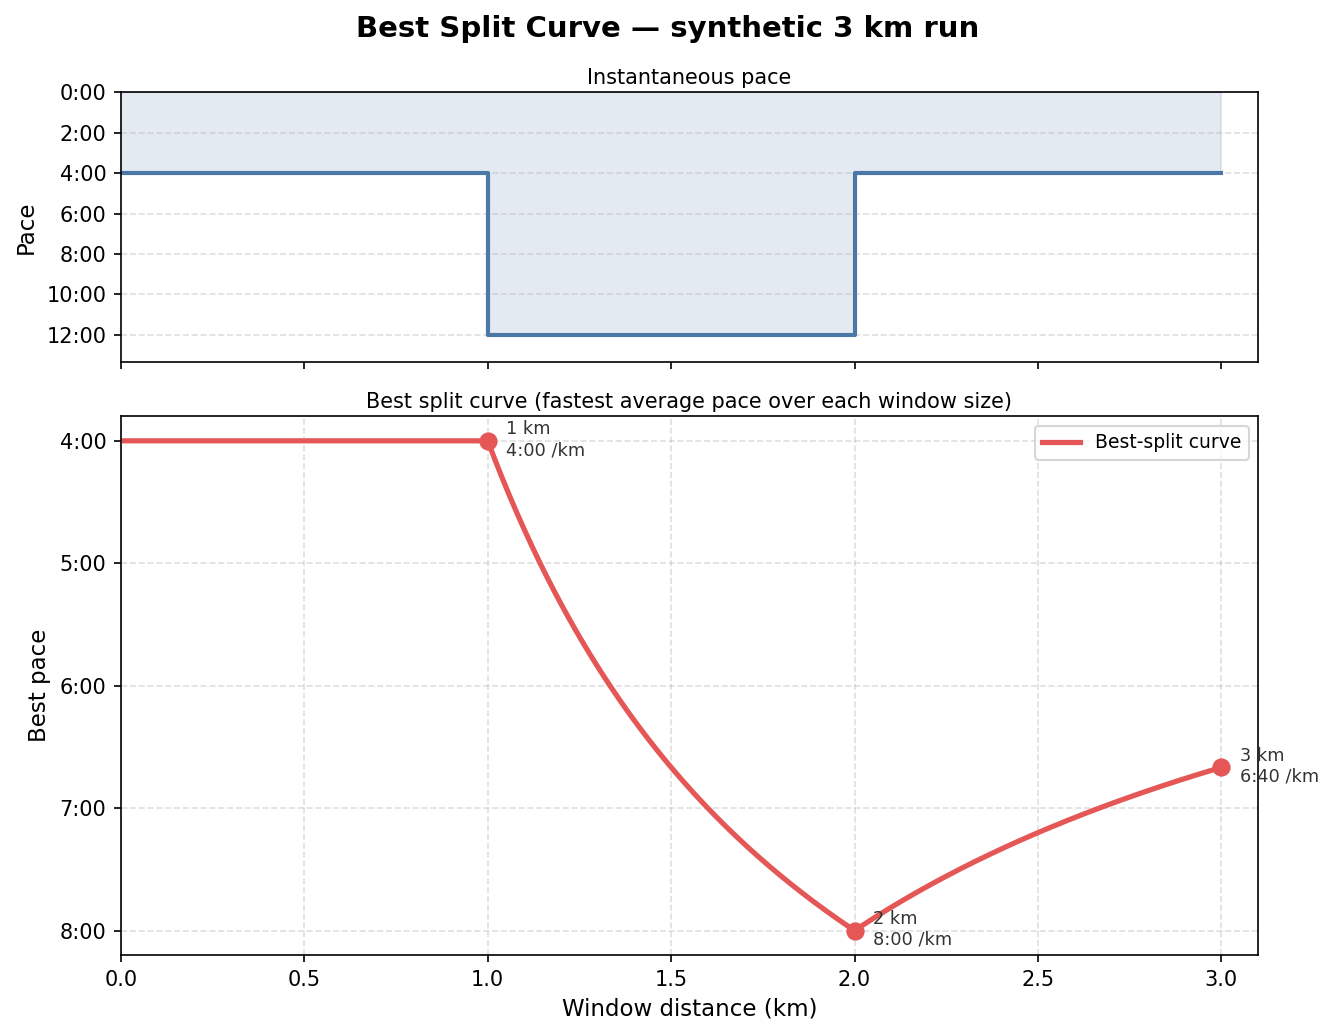

Write Python code to recreate this figure.
"""
Best split curve demo.

Simulates a 3 km run with the pace profile:
  km 0–1 :  4 min/km
  km 1–2 : 12 min/km
  km 2–3 :  4 min/km

Implements the same algorithm as lib/analysis/bestSplit.ts to produce a
best-split curve (fastest average pace over every possible window distance),
then plots it together with the instantaneous pace profile.
"""

import math
import matplotlib.pyplot as plt
import matplotlib.ticker as ticker
import numpy as np

# ---------------------------------------------------------------------------
# 1. Build the synthetic GPS stream (distance in metres, time in seconds)
# ---------------------------------------------------------------------------

STEP = 10  # metres between stream samples

SEGMENTS = [
    (1_000, 4 * 60),   # 1 km at 4 min/km → 240 s/km
    (1_000, 12 * 60),  # 1 km at 12 min/km → 720 s/km
    (1_000, 4 * 60),   # 1 km at 4 min/km → 240 s/km
]

distances = [0.0]
times = [0.0]

for seg_len, pace_s_per_km in SEGMENTS:
    pace_s_per_m = pace_s_per_km / 1_000
    n_steps = seg_len // STEP
    for _ in range(n_steps):
        distances.append(distances[-1] + STEP)
        times.append(times[-1] + STEP * pace_s_per_m)

distances = np.array(distances, dtype=float)
times = np.array(times, dtype=float)


# ---------------------------------------------------------------------------
# 2. Best split curve — faithful port of computeBestSplitCurve in TypeScript
# ---------------------------------------------------------------------------

def compute_best_split_curve(distance, time):
    """
    For each window size w (sampled at stream resolution, capped to 500 sizes),
    find the minimum average pace (s/km) over any contiguous block of w metres.
    Returns (window_distances, best_paces) both in metres / s per km.
    """
    n = len(distance)
    if n < 2 or distance[-1] - distance[0] < 1:
        return [], []

    total_dist = distance[-1] - distance[0]

    # Sample window sizes at stream resolution, capped to 500 samples
    step = max(1, math.floor(n / 500))
    window_sizes = []
    for i in range(step, n, step):
        w = distance[i] - distance[0]
        if 1 <= w <= total_dist:
            window_sizes.append(w)
    if not window_sizes or window_sizes[-1] != total_dist:
        window_sizes.append(total_dist)

    result_dist = []
    result_pace = []  # s/km

    for w in window_sizes:
        best_time = math.inf
        left = 0
        for right in range(1, n):
            # Advance left while the window still covers more than w
            while left < right - 1 and distance[right] - distance[left + 1] >= w:
                left += 1
            window_dist = distance[right] - distance[left]
            if window_dist < w:
                continue
            # Interpolate to exact window size
            window_time = time[right] - time[left]
            ratio = w / window_dist
            exact_time = window_time * ratio
            if exact_time < best_time:
                best_time = exact_time

        if math.isfinite(best_time) and best_time > 0:
            result_dist.append(w)
            result_pace.append((best_time / w) * 1_000)  # s/km

    return np.array(result_dist), np.array(result_pace)


window_dist, best_pace = compute_best_split_curve(distances, times)


# ---------------------------------------------------------------------------
# 3. Helpers
# ---------------------------------------------------------------------------

def fmt_pace(seconds_per_km):
    """Format a pace value (s/km) as 'M:SS'."""
    m = int(seconds_per_km // 60)
    s = int(round(seconds_per_km % 60))
    if s == 60:
        m += 1
        s = 0
    return f"{m}:{s:02d}"

def pace_formatter(val, _pos):
    return fmt_pace(val)


# ---------------------------------------------------------------------------
# 4. Plot
# ---------------------------------------------------------------------------

fig, (ax_pace, ax_best) = plt.subplots(
    2, 1,
    figsize=(9, 7),
    sharex=True,
    gridspec_kw={"height_ratios": [1, 2]},
)
fig.suptitle("Best Split Curve — synthetic 3 km run", fontsize=14, fontweight="bold")

# --- Top panel: instantaneous pace profile ---
seg_d = [0]
seg_p = []
for seg_len, pace in SEGMENTS:
    seg_p.extend([pace, pace])
    seg_d.extend([seg_d[-1], seg_d[-1] + seg_len])

ax_pace.step(
    np.array(seg_d) / 1_000,   # convert to km for x-axis
    [seg_p[0]] + seg_p,        # staircase
    where="post",
    color="#4c78a8",
    linewidth=2,
)
ax_pace.fill_between(
    np.array(seg_d) / 1_000,
    [seg_p[0]] + seg_p,
    step="post",
    alpha=0.15,
    color="#4c78a8",
)
ax_pace.set_ylabel("Pace", fontsize=11)
ax_pace.yaxis.set_major_formatter(ticker.FuncFormatter(pace_formatter))
ax_pace.yaxis.set_major_locator(ticker.MultipleLocator(120))  # every 2 min
ax_pace.set_ylim(0, 800)
ax_pace.invert_yaxis()   # faster (lower s/km) at the top
ax_pace.set_title("Instantaneous pace", fontsize=10, pad=4)
ax_pace.grid(axis="y", linestyle="--", alpha=0.4)

# --- Bottom panel: best split curve ---
ax_best.plot(
    window_dist / 1_000,
    best_pace,
    color="#e45756",
    linewidth=2.5,
    label="Best-split curve",
)

# Annotate the three canonical distances
for km, label in [(1, "1 km"), (2, "2 km"), (3, "3 km")]:
    idx = np.searchsorted(window_dist, km * 1_000, side="left")
    idx = min(idx, len(window_dist) - 1)
    x = window_dist[idx] / 1_000
    y = best_pace[idx]
    ax_best.scatter([x], [y], color="#e45756", zorder=5, s=60)
    ax_best.annotate(
        f"{label}\n{fmt_pace(y)} /km",
        xy=(x, y),
        xytext=(x + 0.05, y - 10),
        fontsize=8.5,
        ha="left",
        va="top",
        color="#333333",
    )

ax_best.set_xlabel("Window distance (km)", fontsize=11)
ax_best.set_ylabel("Best pace", fontsize=11)
ax_best.yaxis.set_major_formatter(ticker.FuncFormatter(pace_formatter))
ax_best.yaxis.set_major_locator(ticker.MultipleLocator(60))  # every 1 min
ax_best.set_xlim(0, 3.1)
ax_best.invert_yaxis()   # faster (lower s/km) at the top
ax_best.set_title("Best split curve (fastest average pace over each window size)", fontsize=10, pad=4)
ax_best.grid(axis="both", linestyle="--", alpha=0.4)
ax_best.legend(fontsize=9)

plt.tight_layout()
plt.savefig("scripts/best_split_demo.png", dpi=150, bbox_inches="tight")
print("Saved scripts/best_split_demo.png")
plt.show()


# ---------------------------------------------------------------------------
# 5. Print a summary table
# ---------------------------------------------------------------------------
print("\nBest split summary:")
print(f"  {'Window':>8}  {'Best pace':>10}")
print(f"  {'-'*8}  {'-'*10}")
for km in [0.5, 1.0, 1.5, 2.0, 2.5, 3.0]:
    idx = np.searchsorted(window_dist, km * 1_000, side="left")
    idx = min(idx, len(window_dist) - 1)
    print(f"  {km:>6.1f} km  {fmt_pace(best_pace[idx]):>8} /km")
